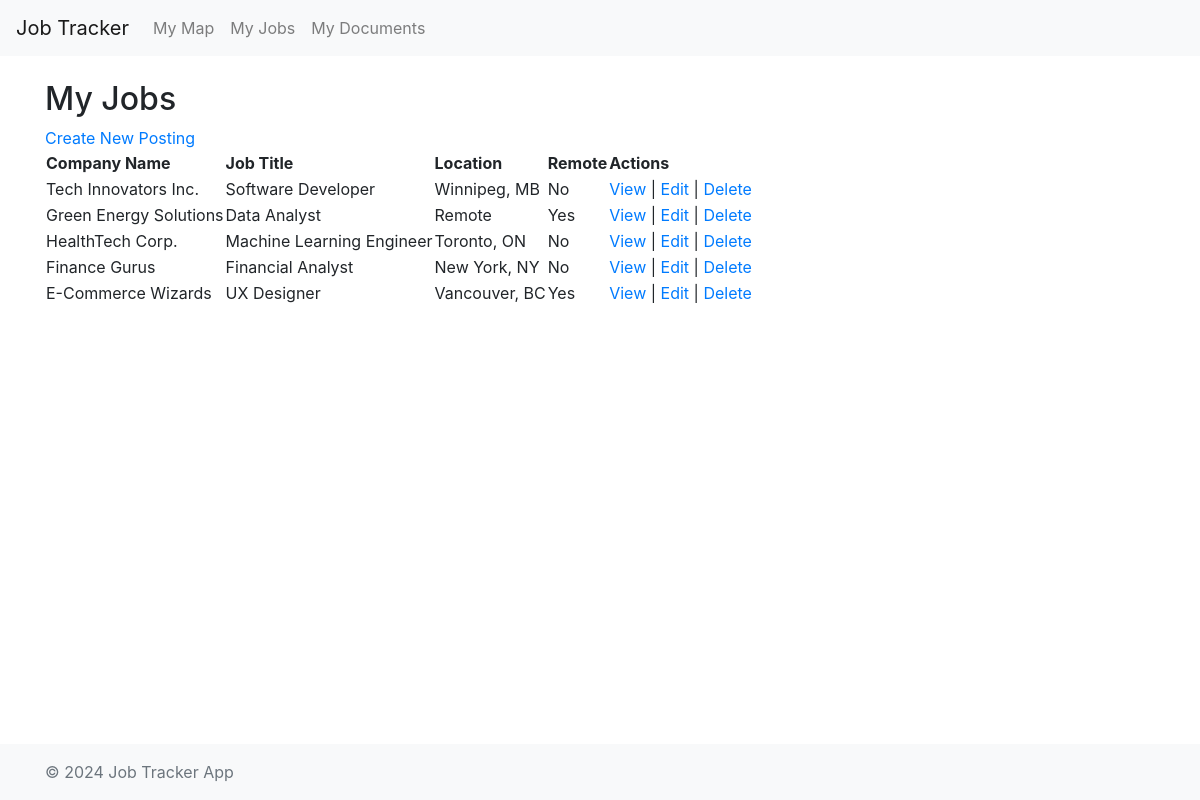
The page / on the database its author committed.
### tracker/models.py (models this page shows, shortened)
class JobPosting(models.Model):
    company_name = models.CharField(max_length=255, blank="Untitled Company")
    job_title = models.CharField(max_length=255, blank="Untitled Job")  # New field
    posting_url = models.URLField(max_length=500, blank="None")  # New field for job posting URL
    location = models.CharField(max_length=255, blank="Unspecified")  # Changed from address to location
    is_remote = models.BooleanField(default=False)  # New field for remote work
    description = models.TextField(blank="No description provided")
    latitude = models.FloatField(null=True, blank=True)
    longitude = models.FloatField(null=True, blank=True)
    date_created = models.DateTimeField(default=timezone.now)  # Auto-generated field

### tracker/views.py (the view)
# urls.py: path('', views.dashboard, name='home'),
def dashboard(request):
    postings = JobPosting.objects.all()
    return render(request, 'tracker/dashboard.html', {'postings': postings})

### tracker/templates/tracker/dashboard.html
{% extends 'tracker/base.html' %}
{% block content %}
<h2>My Jobs</h2>
<a href="{% url 'create_posting' %}" class="button">Create New Posting</a>
<table>
    <thead>
        <tr>
            <th>Company Name</th>
            <th>Job Title</th>
            <th>Location</th>
            <th>Remote</th>
            <th>Actions</th>
        </tr>
    </thead>
    <tbody>
        {% for posting in postings %}
        <tr>
            <td>{{ posting.company_name }}</td>
            <td>{{ posting.job_title }}</td>
            <td>{{ posting.location }}</td>
            <td>{{ posting.is_remote|yesno:"Yes,No" }}</td>
            <td>
                <a href="{% url 'view_posting' posting.pk %}">View</a> |
                <a href="{% url 'edit_posting' posting.pk %}">Edit</a> |
                <a href="{% url 'delete_posting' posting.pk %}" onclick="return confirm('Are you sure you want to delete this posting?');">Delete</a>
            </td>
        </tr>
        {% endfor %}
    </tbody>
</table>
{% endblock %}

### tracker/static/tracker/css/styles.css (style rules this page uses)
html, body { height: 100%; margin: 0; }

### rows shown on the page
JobPosting: company_name "Tech Innovators Inc.", job_title "Software Developer", location "Winnipeg, MB", is_remote "No"
JobPosting: company_name "Green Energy Solutions", job_title "Data Analyst", location "Remote", is_remote "Yes"
JobPosting: company_name "HealthTech Corp.", job_title "Machine Learning Engineer", location "Toronto, ON", is_remote "No"
JobPosting: company_name "Finance Gurus", job_title "Financial Analyst", location "New York, NY", is_remote "No"
JobPosting: company_name "E-Commerce Wizards", job_title "UX Designer", location "Vancouver, BC", is_remote "Yes"
